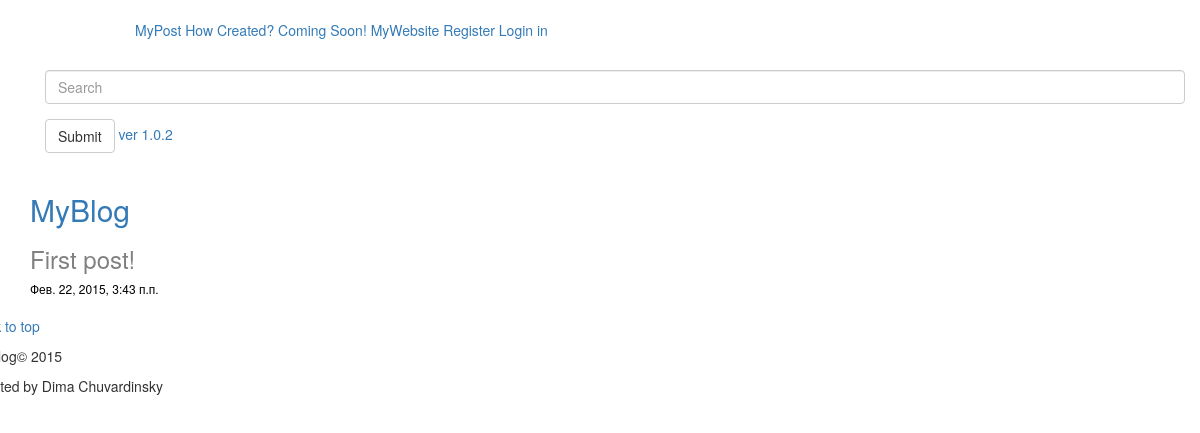
Before: /blog/1/ with the older database file.
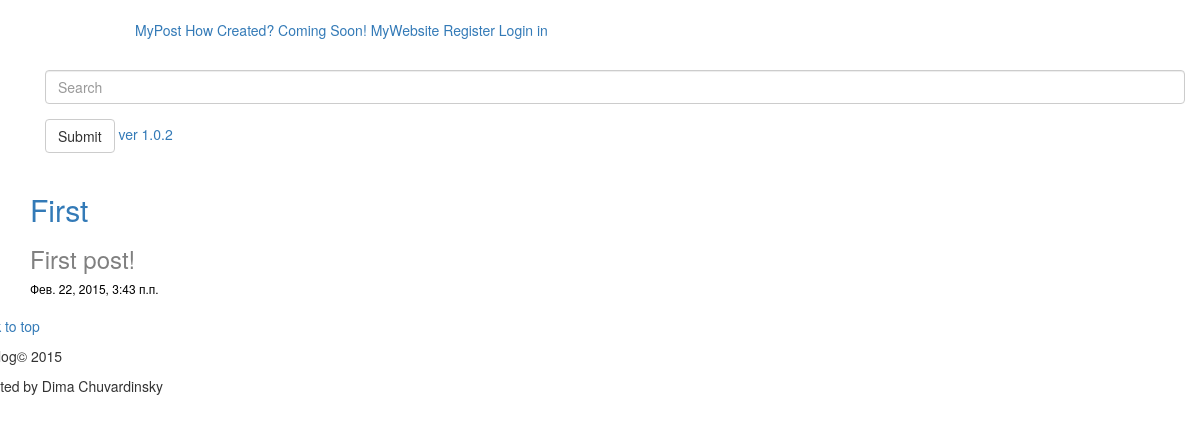
After: the same page with the newer database file.
### blog/models.py (models this page shows, shortened)
class Post(models.Model):
    title = models.CharField(max_length=255)
    datetime = models.DateTimeField(u'Дата публикации')
    content = models.TextField(max_length=10000)

### blog/views.py (the view)
# urls.py: url(r'^(?P<pk>\d+)/$', PostDetailView.as_view()),
class PostDetailView(DetailView):
    model = Post

### blog/templates/blog/post_detail.html (shortened to what this page needs)
{% extends 'blog/base.html' %}
{% block content %}
        <h2><a>{{ post.title }}</a></h2>
        <h3 style="color:gray"> <p>{{ post.content }}</p></h3>
        <h6 style="color:black"<p>{{ post.datetime }}</p></h6>
    <link href="http://getbootstrap.com/dist/css/bootstrap.min.css" rel="stylesheet">
{% endblock %}

Changed rows visible on the page:
changed Post "First post!": title "MyBlog" → "First"
